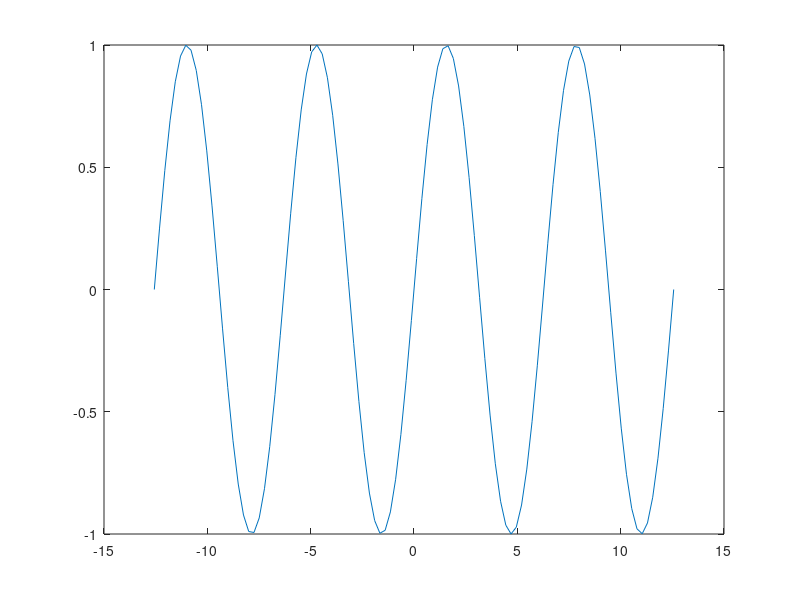

This figure's MATLAB source: (Note: this script raises an error after producing the figure.)
% functions in matlab
clc;clear;

% y=x^2
function y=fun1(x)
   y=x^2;
end

fun1(5)
fun1(10)

% fun1 does'nt work for vectors
% try it!
% fun1(1:3)

% y=x^2m "vectorized"
function y=fun2(x)
   y=x.^2; %look at the dot, elementwise operation
end

fun2(1:3)

% no return value, only a side-effect:
% + if branching
function fun3(x)
   if x>1
      disp("larger than 1");
   else
      disp("not larger than 1");
   end
end

fun3(0)
fun3(2)

% neither return value nor parameter
function fun4()
   x=linspace(-4*pi,4*pi);
   plot(x,sin(x));
end

fun4()


% multiple return values, different types are possible
% many simple tools are introduced
% 
function [day,month,year]=fun5()
   tmp=split(string(date),'-');
   day=str2num(tmp(1));
   month=tmp(2);
   year=str2num(tmp(3));
end

[d,m,y]=fun5()


% functions defined this way do not know about
% the variables defined outside:
A=10;
B=11;
function y=fun6(x)
   y=A*x+B;
end

% error: unrecognized variable
fun6(-1:1)

% possible solution: use function handle-s






















